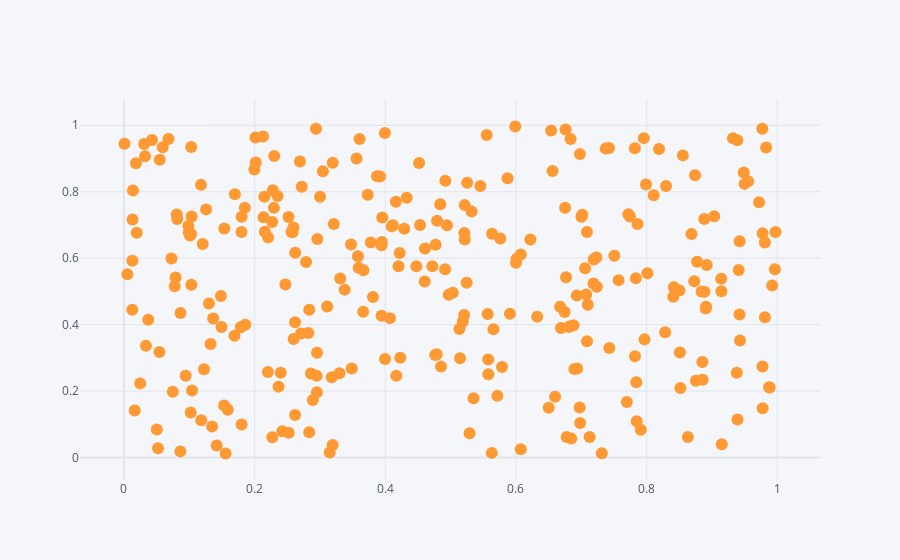

Notebook code for this chart:
### Code cell
df.iplot(x='a', y= 'b', mode= 'markers')

### Figure 1 — Plotly figure (JSON) as saved in the notebook; plotly's stock layout.template omitted (floating-point values rounded to 4 significant figures; data arrays with more than 128 entries replaced by an {"elided": "..."} marker saying what was removed)
{"data": [{"line": {"color": "rgba(255, 153, 51, 1.0)", "dash": "solid", "shape": "linear", "width": 1.3}, "marker": {"size": 12, "symbol": "circle"}, "mode": "markers", "name": "b", "text": "", "type": "scatter", "x": {"elided": "300 float values"}, "y": {"elided": "300 float values"}}], "layout": {"legend": {"bgcolor": "#F5F6F9", "font": {"color": "#4D5663"}}, "paper_bgcolor": "#F5F6F9", "plot_bgcolor": "#F5F6F9", "title": {"font": {"color": "#4D5663"}}, "xaxis": {"gridcolor": "#E1E5ED", "showgrid": true, "tickfont": {"color": "#4D5663"}, "title": {"font": {"color": "#4D5663"}, "text": ""}, "zerolinecolor": "#E1E5ED"}, "yaxis": {"gridcolor": "#E1E5ED", "showgrid": true, "tickfont": {"color": "#4D5663"}, "title": {"font": {"color": "#4D5663"}, "text": ""}, "zerolinecolor": "#E1E5ED"}}}
